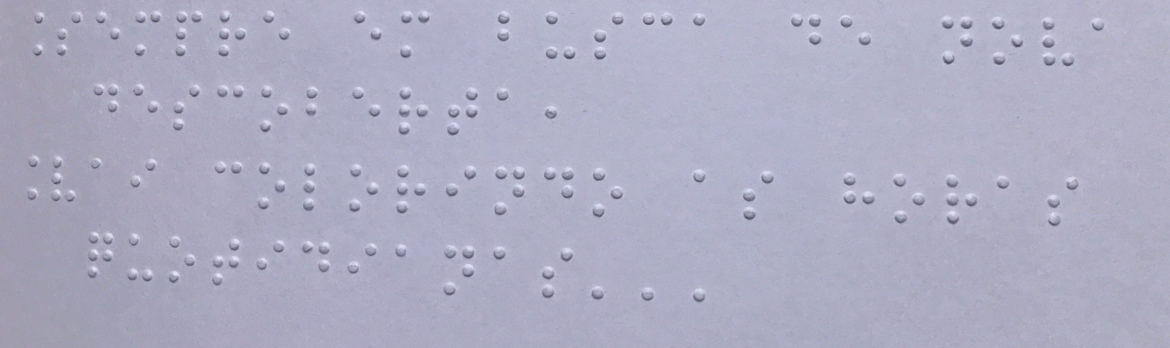
#> input picture tratamento_imagem-main/tratamento_imagem-main/imagesTratadas/im 1.jpg, 2340 x 696 px, found by its file name (shown at 1/2 size)
$ python main.py
#> lines starting #> are read from the running program, lines starting #| are printed output that depends on the picture
### tratamento_imagem-main/tratamento_imagem-main/transformar.py

import cv2
import os
import numpy as np
from sklearn.metrics import DistanceMetric
from builtins import len
import bdLetra
from skimage import io, filters, img_as_ubyte

from skimage import img_as_ubyte
def transformarImagem(imagem):
        print(f"Tentando processar a imagem: {imagem}")
        if not os.path.exists(imagem):
            print(f"Arquivo não encontrado: {imagem}")
            return None  # Retorne None explicitamente se o arquivo não existir

        #imagem = cv2.imread(img)
        if imagem is None:
            print("Erro ao carregar a imagem com cv2.imread")
            return None
        image = io.imread(imagem)
        cv2.imshow('transformadas', image)
        cv2.waitKey(0)
    # Converter para escala de cinza
        #escala_de_cinza = cv2.cvtColor(image, cv2.COLOR_BGR2GRAY)
        #print(f"Imagem convertida para escala de cinza: shape {escala_de_cinza.shape}")

    # Limiarização
        imagem_limiarizada = cv2.adaptiveThreshold(
        image, 210, cv2.ADAPTIVE_THRESH_MEAN_C, cv2.THRESH_BINARY, 101, 8
    )
        print("Imagem limiarizada criada")

    # Filtro de ruído
        mediana = cv2.medianBlur(imagem_limiarizada, 3)
        print("Filtro de mediana aplicado")

    # Operações morfológicas
        kernel = np.ones((3, 3), np.uint8)
        escala_de_cinza_processada = cv2.erode(mediana, kernel, iterations=1)
        escala_de_cinza_processada2 = cv2.dilate(escala_de_cinza_processada, kernel, iterations=1)
        escala_de_cinza_processada3 = cv2.medianBlur(escala_de_cinza_processada2, 3)
        sucesso = cv2.imwrite('tratamento_imagem-main\\tratamento_imagem-main\\imagesTratadasescala_de_cinza_processada3.jpg', escala_de_cinza_processada3)
        if sucesso:
            print("Imagem salva ")
        else:
            print("Erro ao salvar a imagem.")
        cv2.imshow('transformada', mediana)
        cv2.waitKey(0)
        print("Processamento morfológico completo")

        return escala_de_cinza_processada3 , imagem_limiarizada

### tratamento_imagem-main/tratamento_imagem-main/main.py
import cv2
import os
import numpy as np
from sklearn.metrics import DistanceMetric
from builtins import len
import bdLetra
from skimage import io, filters, img_as_ubyte
from alinhar import alinhar_pontos_braille
from deenhar_centroids import desenhar_centroides
from grade import grid_appl
from process_grid import processGrid
from transformar import transformarImagem
from vcol import verificao
from vect_centroid import centroid_vect

from skimage import img_as_ubyte
def main():

    # Carregar imagem
    image = io.imread('C:\\Users\\louis\\OneDrive\\Documentos\\GitHub\\Braille_translat_learner\\tratamento_imagem-main\\tratamento_imagem-main\\imagesTratadas\\im 1.jpg', as_gray=True)
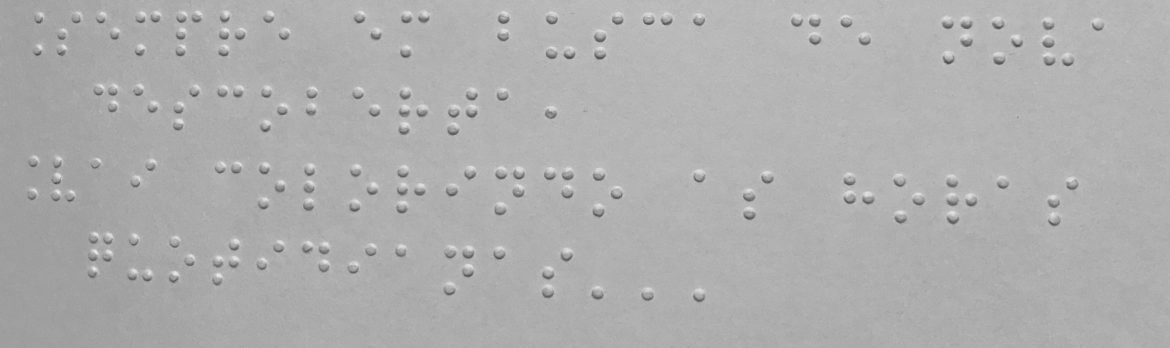
#> image: shape (696, 2340) float64 (shown at 1/2 size); min 0.267, max 0.95, mean 0.685
    cv2.imshow('img',image)
    cv2.waitKey(0)
    print(image.shape)
#| (696, 2340)
# Cimonverte para uint8

    # Supondo que filtered_image seja a imagem que você quer salvar

    # Aplicar filtro de contraste e remoção de ruído
    filtered_image = filters.gaussian(image, sigma=1)
    filtered_image_uint8 = img_as_ubyte(filtered_image)
    cv2.imshow('filtrada',filtered_image_uint8)
    cv2.waitKey(0)
    io.imsave('filtered_image.png', filtered_image_uint8)
#> (the run stopped early here; a loop or call above may not have finished)

$ run again, with tratamento_imagem-main/tratamento_imagem-main/imagesTratadas/im 2.jpg copied over tratamento_imagem-main/tratamento_imagem-main/imagesTratadas/im 1.jpg
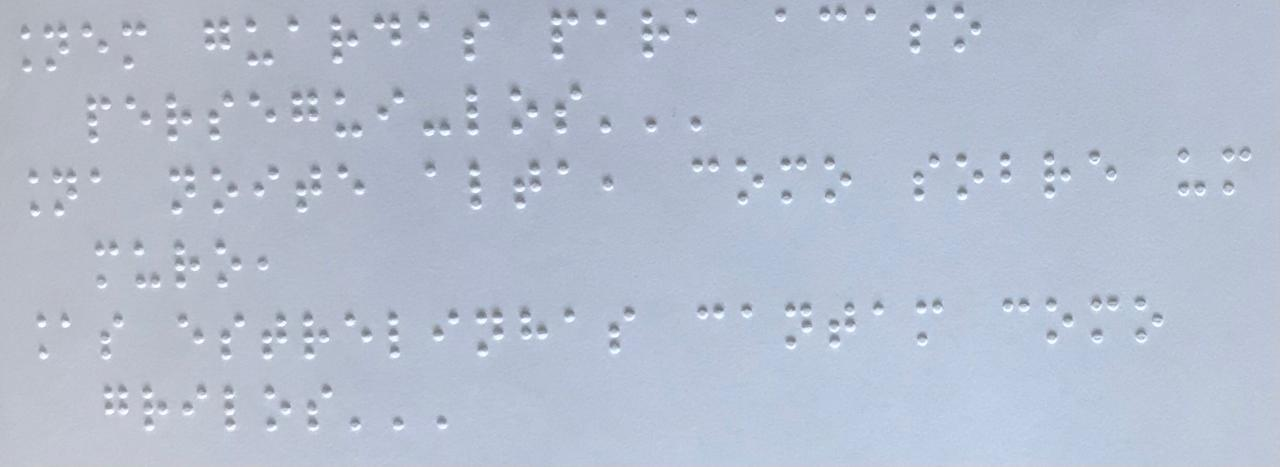
#> input picture tratamento_imagem-main/tratamento_imagem-main/imagesTratadas/im 2.jpg, 1280 x 467 px, found by its file name
#> in main, `image = io.imread('C:\\Users\\louis\\OneDrive\\Documentos\\GitHub\\Bra..`:
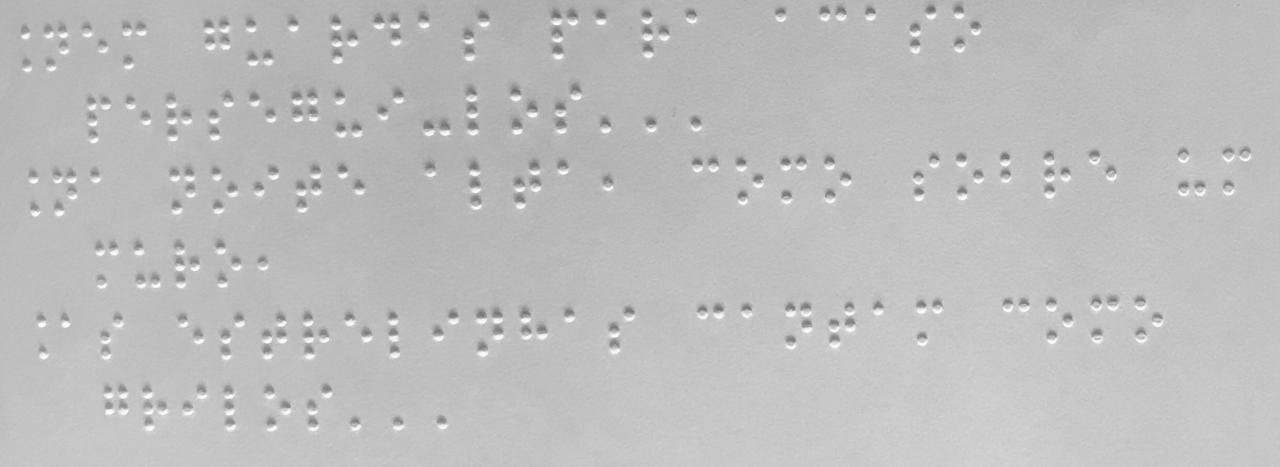
#> image: shape (467, 1280) float64; min 0.408, max 0.998, mean 0.745
#| (467, 1280)
